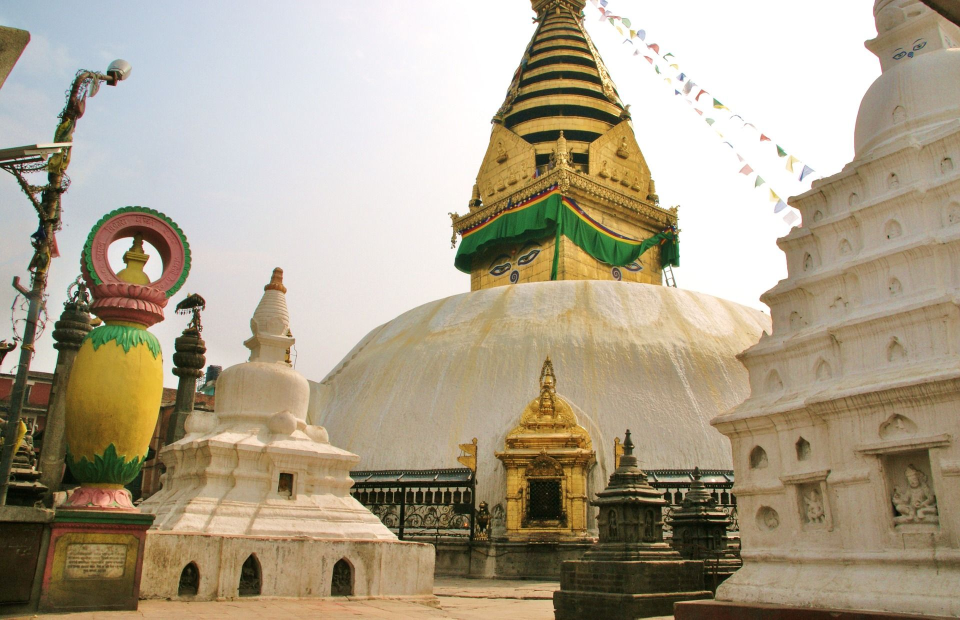
#> input picture Images/temple.jpg, 1920 x 1239 px, found by its file name (shown at 1/2 size)
$ python floodfill.py
#> lines starting #> are read from the running program, lines starting #| are printed output that depends on the picture
import cv2
from numpy import zeros
# import numpy as np
from numpy import uint8
from numpy import ones

#read the image
im = cv2.imread('temple.jpg')
#> im is the input picture: shape (1239, 1920, 3); mean B, G, R 138.8, 161, 172.6
# h, w = im.shape[:2]
# # print (h, w)
# #flood fill example
# diff = (6, 6, 6)
# mask = zeros((h+2, w+2), np.uint8)
# cv2.floodFill(im, mask, (10,10), (255, 255, 0), diff, diff)

#SURF Features extractced and plotted using OpenCV
im_lowres = cv2.pyrDown(im)
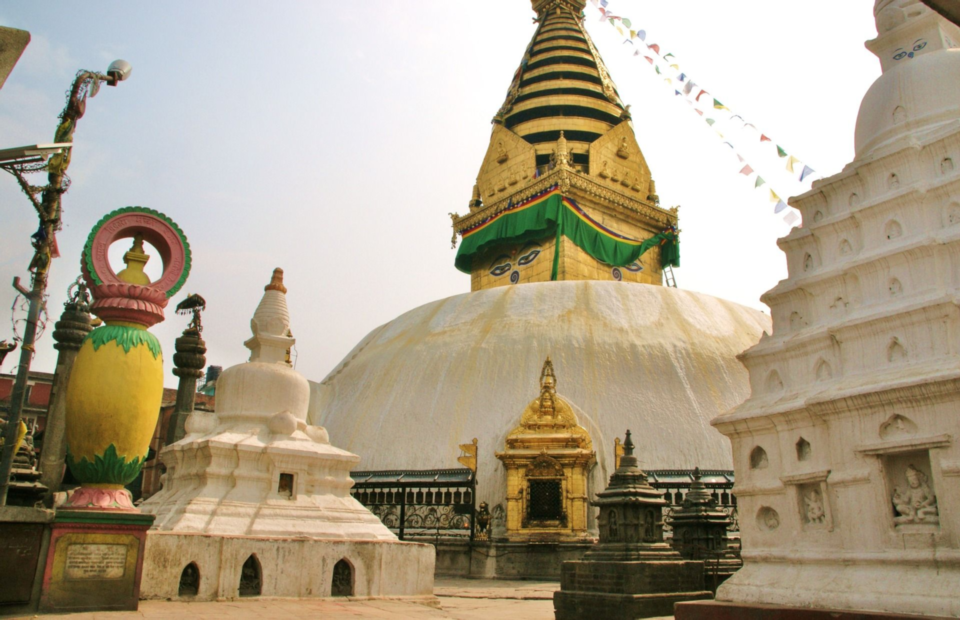
#> im_lowres: shape (620, 960, 3); mean B, G, R 138.9, 161, 172.6

#convert into gray scale
gray = cv2.cvtColor(im_lowres, cv2.COLOR_RGB2GRAY)
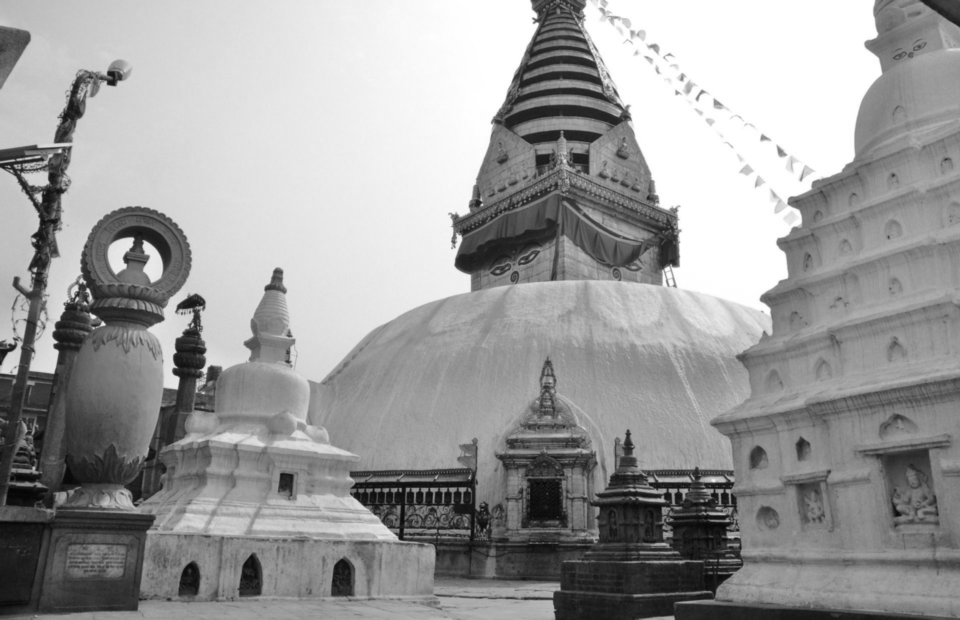
#> gray: shape (620, 960); min 4, max 255, mean 155.7

#Detect the feature points
#> (the run stopped early here; a loop or call above may not have finished)
